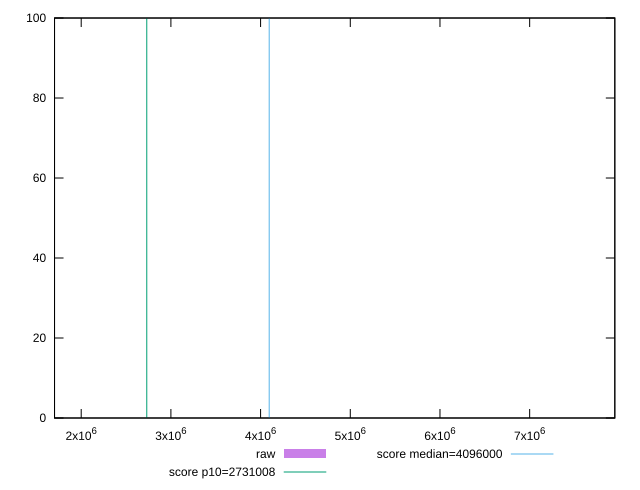

This figure's gnuplot source:
reset

$raw <<EOF
1702657.818279321 1
7947876.767979537 1
7949387.555750859 98
EOF

set key outside below
set boxwidth 377.6969428303729
set xrange [1702593:7949472]
set yrange [0:100]
set trange [0:100]
set style fill transparent solid 0.5 noborder

set parametric
set terminal svg size 640, 490 enhanced background rgb 'white'
set output "reprap/total-byte-weight/samples/pages+cached/raw/histogram.svg"

plot $raw title "raw" with boxes, \
     2731008,t title "score p10=2731008", \
     4096000,t title "score median=4096000"

reset
